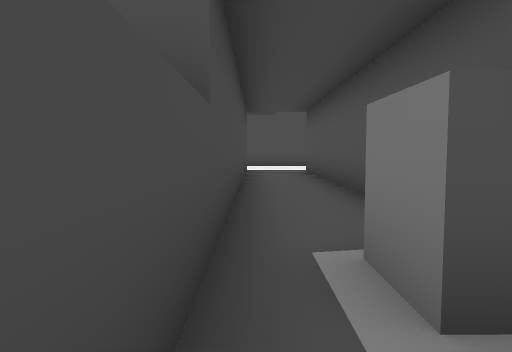
[1] (above)

24 first-person views from a walk through a Unity game level. The camera is 1.5 m above the floor, tilts 4° down and sees 70° across. The floor is counted in squares, 2.12 m on a side. Each view is taken from the middle of a square. On the plan, view 1 faces up. The plan holds only what a view shows up to about 11 squares ahead; the rest is blank. The place goes on beyond the plan. The player is left out. Some surface patterns are stand-ins.

[2]
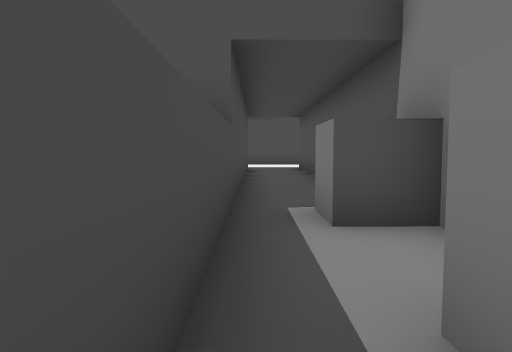

[3]
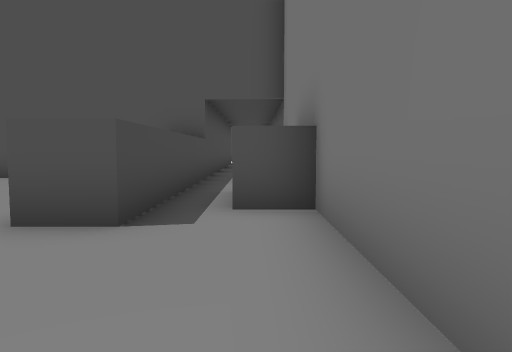

[4]
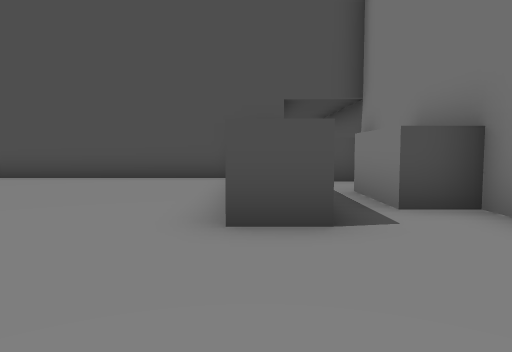

[5]
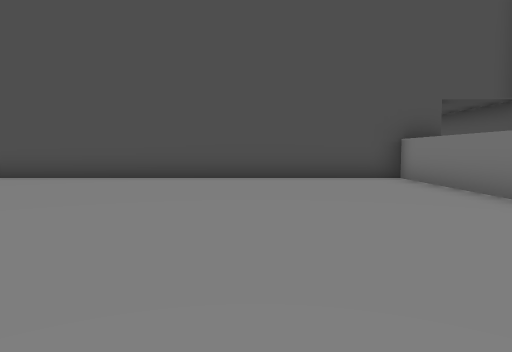

[6]
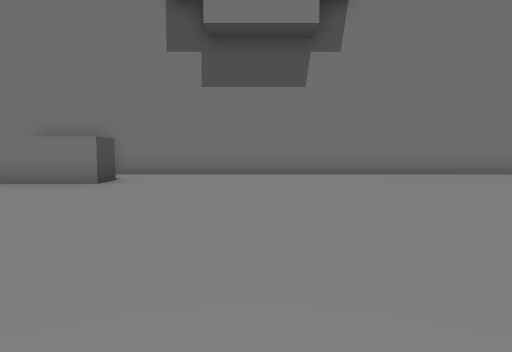

[7]
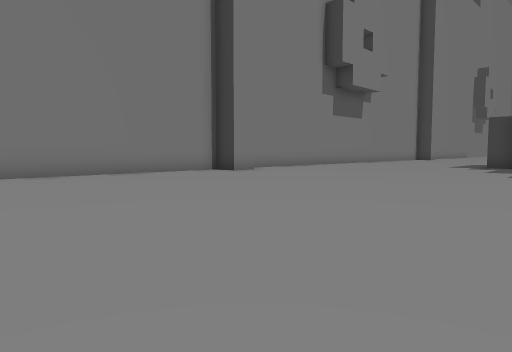

[8]
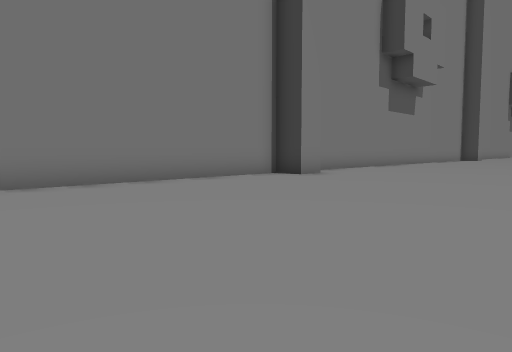

[9]
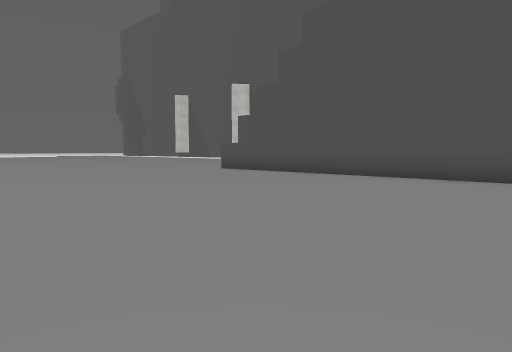

[10]
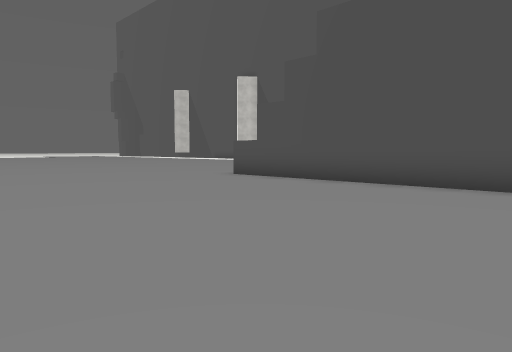

[11]
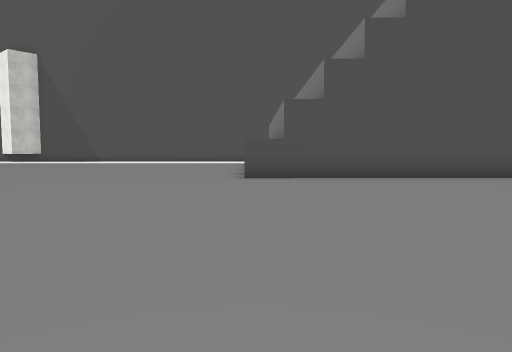

[12]
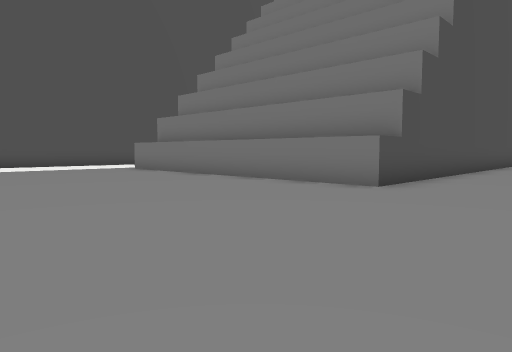

[13]
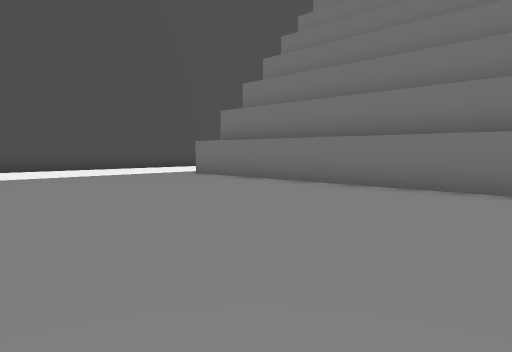

[14]
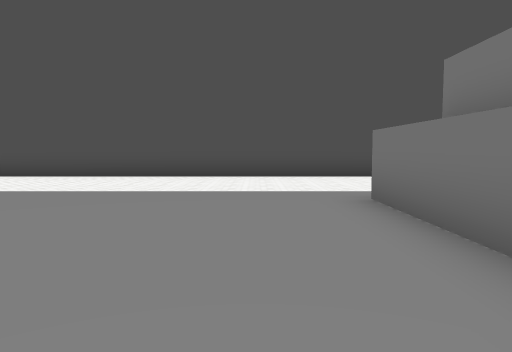

[15]
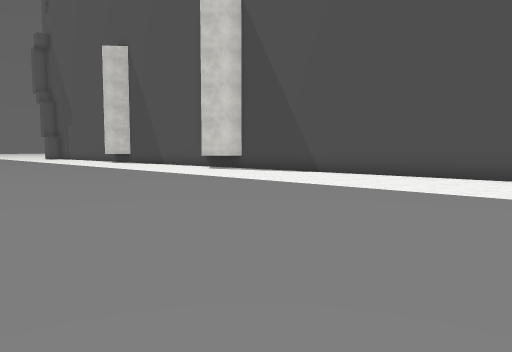

[16]
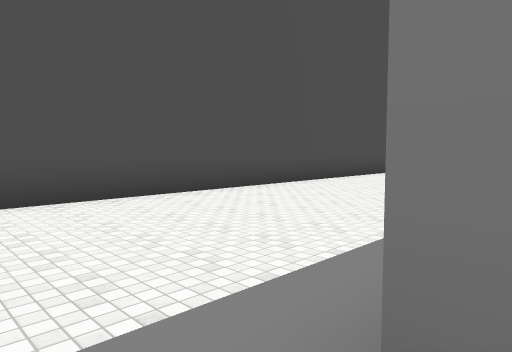

[17]
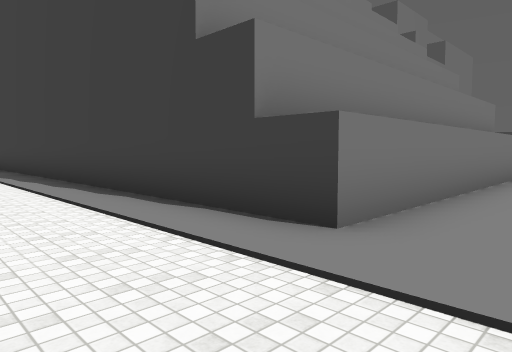

[18]
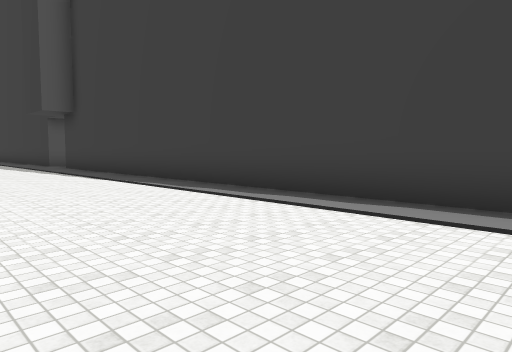

[19]
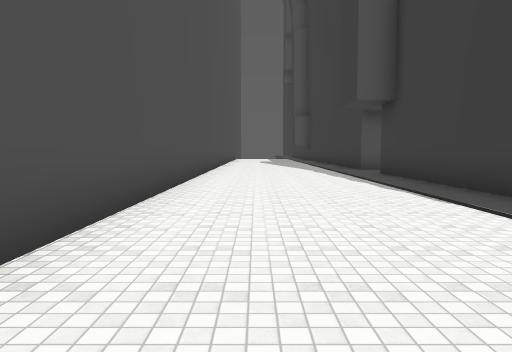

[20]
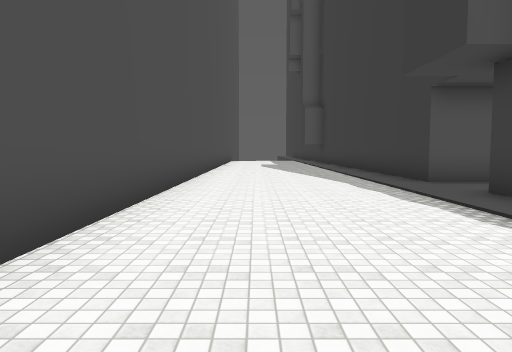

[21]
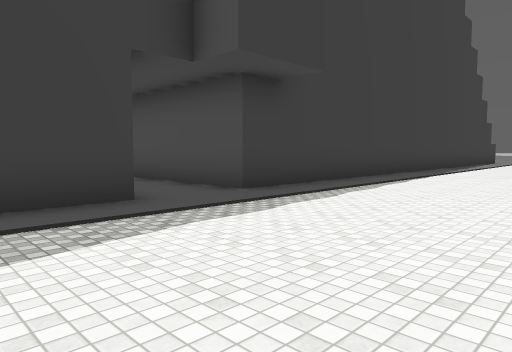

[22]
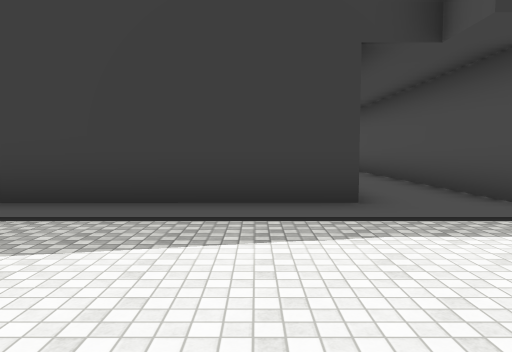

[23]
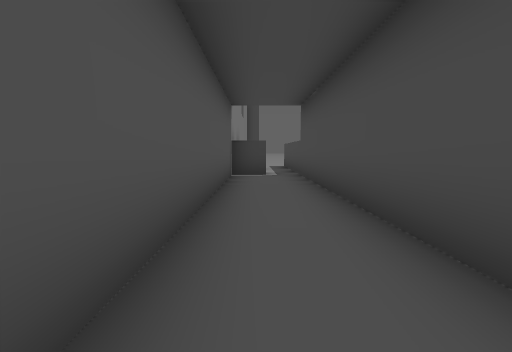

[24]
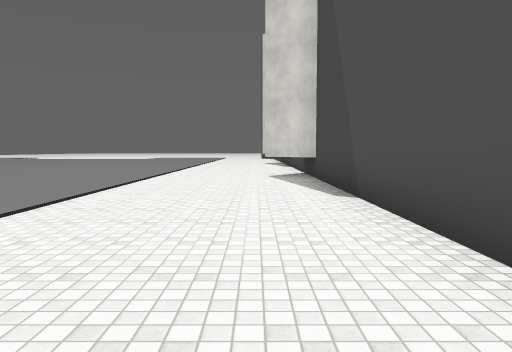

### Floor plan
Points are (right, up) in squares from view 1. A wall is a line through its corners. A room is listed if a view was taken in it or the views show most of it. See-through windows are left out.
Room 1 (views 1, 2)
walls: (-0.3, 1.4) (-0.3, -2.6); (1.8, 1.4) (0.7, 1.4); (0.7, -2.6) (0.7, -0.6)
ways out: opening at (0, -0.5) to room 2
Room 2 (views 3, 4, 5, 6, 7, 8, 9, 10, 11, 12, 13, 14, 15, 16, 17, 18, 19, 20, 21, 22, 23, 24)
walls: (-0.3, -2.6) (-0.3, -3.6) (-1.3, -3.6) (-1.3, 2.4) (-18.3, 2.3) (-18.3, 12.3) (-0.3, 12.4) (-0.3, 1.4); (0.7, 1.4) (0.7, 2.4) (1.7, 2.4) (1.7, 12.4) (5.5, 12.4); (1.7, -16.9) (1.7, -2.6) (0.7, -2.6); (5, 17.6) (-31.6, 17.5)
ways out: opening at (0, -0.5) to room 1

Positions as (right, up) in squares from view 1, and headings:
1: (0, 0), facing up
2: (0, -2), facing up
3: (1, -7), facing up
4: (-1, -7), facing up
5: (-5, -7), facing up
6: (-9, -7), facing right
7: (-9, -9), facing down-right
8: (-6, -9), facing down-right
9: (-7, -7), facing up-left
10: (-10, -5), facing up-left
11: (-18, -7), facing up
12: (-25, -1), facing up-right
13: (-25, 3), facing up-right
14: (-20, 7), facing up
15: (-21, 7), facing up-left
16: (-19, 12), facing up-right
17: (-20, 15), facing down-right
18: (-15, 17), facing down-right
19: (-11, 16), facing right
20: (-6, 16), facing right
21: (4, 17), facing down-left
22: (3, 17), facing down
23: (1, 13), facing down
24: (-23, 16), facing left
